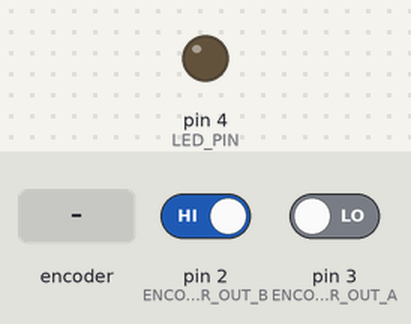
A sketch run on a simulated Arduino Uno, built with avr-gcc and run on an emulated ATmega328P. Shown: output pins drawn as LEDs (lit = HIGH). Inputs (shaded band) come from the test bench; at power-on: pin 2 (ENCODER_OUT_B) HIGH, pin 3 (ENCODER_OUT_A) LOW.

Above: at 1.2 s.
1.3 s: rotary encoder on pin 3 (ENCODER_OUT_A) / pin 2 (ENCODER_OUT_B) turned 2 steps (second pin leading)
At 1.6 s:
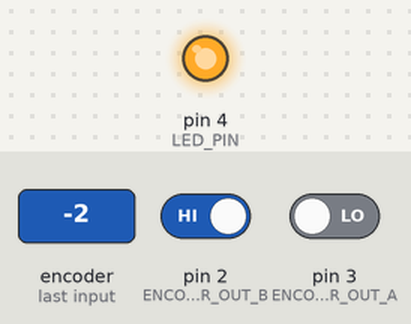
Timing chart, 0 to 4.3 s (numbered marks = the images above; inputs shaded):
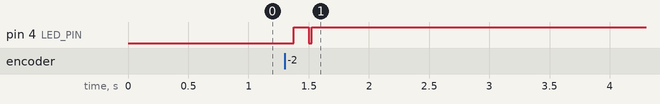

Measured:
- after the input at 1.3 s, pin 4 (LED_PIN): LOW → HIGH after 0.08 s, → LOW 0.12 s later, → HIGH 0.03 s later

The sketch:

MOTORLAESER.ino
```cpp
const int states[4][4] = {
  {0,1,0,-1},
  {-1,0,1,0},
  {0,-1,0,1},
  {1,0,-1,0}
};

const uint8_t ENCODER_OUT_A = 3;

const uint8_t ENCODER_OUT_B = 2;

const uint8_t LED_PIN = 4;

const uint8_t FULL_ROTATION = 64;

volatile bool led_state = LOW;

volatile uint8_t position = 0;

volatile uint8_t last_value;
volatile uint8_t current_value;

volatile long int time = 0;


void change(){
  const int A_READ = digitalRead(ENCODER_OUT_A);
  const int B_READ = digitalRead(ENCODER_OUT_B);
  if(time <= 1000){
    Serial.print("A");
    Serial.println(A_READ);
    Serial.print("B");
    Serial.println(B_READ);
  }
  last_value = current_value;

  if(A_READ == HIGH && B_READ == HIGH){
    current_value = 0;
  } else if(A_READ == LOW && B_READ == HIGH){
    current_value = 1;
  } else if(A_READ == LOW && B_READ == LOW){
    current_value = 2;
  } else if(A_READ == HIGH && B_READ == LOW){
    current_value = 3;
  }

  position += states[last_value][current_value];

  if(position>=FULL_ROTATION || position <= -FULL_ROTATION){
    led_state = !led_state;
    digitalWrite(LED_PIN,led_state);
    if(position > 0){
      position -= FULL_ROTATION;
    } else{
      position += FULL_ROTATION;
    }
  }
}

void setup() {
  // put your setup code here, to run once:
  Serial.begin(9600);
  pinMode(LED_PIN, OUTPUT);
  pinMode(ENCODER_OUT_A, INPUT);
  pinMode(ENCODER_OUT_B, INPUT);
  attachInterrupt(digitalPinToInterrupt(ENCODER_OUT_A), change, CHANGE);
  attachInterrupt(digitalPinToInterrupt(ENCODER_OUT_B), change, CHANGE);

  const int A_READ = digitalRead(ENCODER_OUT_A);
  const int B_READ = digitalRead(ENCODER_OUT_B);

  if(A_READ == HIGH && B_READ == HIGH){
    current_value = 0;
  } else if(A_READ == LOW && B_READ == HIGH){
    current_value = 1;
  } else if(A_READ == LOW && B_READ == LOW){
    current_value = 2;
  } else if(A_READ == HIGH && B_READ == LOW){
    current_value = 3;
  }

  last_value = current_value;

}

void loop() {
  // put your main code here, to run repeatedly:
  time = millis();
}
```
